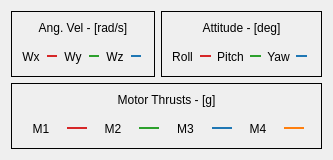
        <widget class="QWidget" name="Tab_Misc">
         <attribute name="title">
          <string>Misc Data</string>
         </attribute>
         <layout class="QGridLayout" name="gridLayout">
          <item row="0" column="1">
           <widget class="QFrame" name="frame_2">
            <property name="frameShape">
             <enum>QFrame::Box</enum>
            </property>
            <property name="frameShadow">
             <enum>QFrame::Plain</enum>
            </property>
            <property name="lineWidth">
             <number>1</number>
            </property>
            <layout class="QHBoxLayout" name="horizontalLayout_10">
             <item>
              <layout class="QVBoxLayout" name="verticalLayout_9" stretch="1,10,1">
               <item>
                <widget class="QLabel" name="label_26">
                 <property name="text">
                  <string>Attitude - [deg]</string>
                 </property>
                 <property name="alignment">
                  <set>Qt::AlignCenter</set>
                 </property>
                </widget>
               </item>
               <item>
                <widget class="Eul_Widget" name="Eul_Graph" native="true">
                 <property name="styleSheet">
                  <string notr="true">background-color: rgb(136, 138, 133);</string>
                 </property>
                </widget>
               </item>
               <item>
                <layout class="QHBoxLayout" name="horizontalLayout_11" stretch="10,5,10,5,10,5,2">
                 <item>
                  <widget class="QLabel" name="label_27">
                   <property name="text">
                    <string>Roll</string>
                   </property>
                   <property name="alignment">
                    <set>Qt::AlignCenter</set>
                   </property>
                  </widget>
                 </item>
                 <item>
                  <widget class="Line" name="line_20">
                   <property name="styleSheet">
                    <string notr="true">color: rgb(214, 39, 40);</string>
                   </property>
                   <property name="frameShadow">
                    <enum>QFrame::Plain</enum>
                   </property>
                   <property name="lineWidth">
                    <number>2</number>
                   </property>
                   <property name="orientation">
                    <enum>Qt::Horizontal</enum>
                   </property>
                  </widget>
                 </item>
                 <item>
                  <widget class="QLabel" name="label_28">
                   <property name="text">
                    <string>Pitch</string>
                   </property>
                   <property name="alignment">
                    <set>Qt::AlignCenter</set>
                   </property>
                  </widget>
                 </item>
                 <item>
                  <widget class="Line" name="line_21">
                   <property name="styleSheet">
                    <string notr="true">color: rgb(44, 160, 44);</string>
                   </property>
                   <property name="frameShadow">
                    <enum>QFrame::Plain</enum>
                   </property>
                   <property name="lineWidth">
                    <number>2</number>
                   </property>
                   <property name="orientation">
                    <enum>Qt::Horizontal</enum>
                   </property>
                  </widget>
                 </item>
                 <item>
                  <widget class="QLabel" name="label_29">
                   <property name="text">
                    <string>Yaw</string>
                   </property>
                   <property name="alignment">
                    <set>Qt::AlignCenter</set>
                   </property>
                  </widget>
                 </item>
                 <item>
                  <widget class="Line" name="line_22">
                   <property name="styleSheet">
                    <string notr="true">color: rgb(31, 119, 180);</string>
                   </property>
                   <property name="frameShadow">
                    <enum>QFrame::Plain</enum>
                   </property>
                   <property name="lineWidth">
                    <number>2</number>
                   </property>
                   <property name="orientation">
                    <enum>Qt::Horizontal</enum>
                   </property>
                  </widget>
                 </item>
                 <item>
                  <spacer name="horizontalSpacer_9">
                   <property name="orientation">
                    <enum>Qt::Horizontal</enum>
                   </property>
                   <property name="sizeHint" stdset="0">
                    <size>
                     <width>40</width>
                     <height>20</height>
                    </size>
                   </property>
                  </spacer>
                 </item>
                </layout>
               </item>
              </layout>
             </item>
            </layout>
           </widget>
          </item>
          <item row="0" column="0">
           <widget class="QFrame" name="frame_4">
            <property name="frameShape">
             <enum>QFrame::Box</enum>
            </property>
            <property name="frameShadow">
             <enum>QFrame::Plain</enum>
            </property>
            <property name="lineWidth">
             <number>1</number>
            </property>
            <layout class="QHBoxLayout" name="horizontalLayout_16">
             <item>
              <layout class="QVBoxLayout" name="verticalLayout_11" stretch="1,10,1">
               <item>
                <widget class="QLabel" name="label_40">
                 <property name="text">
                  <string>Ang. Vel - [rad/s]</string>
                 </property>
                 <property name="alignment">
                  <set>Qt::AlignCenter</set>
                 </property>
                </widget>
               </item>
               <item>
                <widget class="Omega_Widget" name="Omega_Graph" native="true">
                 <property name="styleSheet">
                  <string notr="true">background-color: rgb(136, 138, 133);</string>
                 </property>
                </widget>
               </item>
               <item>
                <layout class="QHBoxLayout" name="horizontalLayout_17" stretch="10,5,10,5,10,5,2">
                 <item>
                  <widget class="QLabel" name="label_41">
                   <property name="text">
                    <string>Wx</string>
                   </property>
                   <property name="alignment">
                    <set>Qt::AlignCenter</set>
                   </property>
                  </widget>
                 </item>
                 <item>
                  <widget class="Line" name="line_32">
                   <property name="styleSheet">
                    <string notr="true">color: rgb(214, 39, 40);</string>
                   </property>
                   <property name="frameShadow">
                    <enum>QFrame::Plain</enum>
                   </property>
                   <property name="lineWidth">
                    <number>2</number>
                   </property>
                   <property name="orientation">
                    <enum>Qt::Horizontal</enum>
                   </property>
                  </widget>
                 </item>
                 <item>
                  <widget class="QLabel" name="label_42">
                   <property name="text">
                    <string>Wy</string>
                   </property>
                   <property name="alignment">
                    <set>Qt::AlignCenter</set>
                   </property>
                  </widget>
                 </item>
                 <item>
                  <widget class="Line" name="line_33">
                   <property name="styleSheet">
                    <string notr="true">color: rgb(44, 160, 44);</string>
                   </property>
                   <property name="frameShadow">
                    <enum>QFrame::Plain</enum>
                   </property>
                   <property name="lineWidth">
                    <number>2</number>
                   </property>
                   <property name="orientation">
                    <enum>Qt::Horizontal</enum>
                   </property>
                  </widget>
                 </item>
                 <item>
                  <widget class="QLabel" name="label_43">
                   <property name="text">
                    <string>Wz</string>
                   </property>
                   <property name="alignment">
                    <set>Qt::AlignCenter</set>
                   </property>
                  </widget>
                 </item>
                 <item>
                  <widget class="Line" name="line_34">
                   <property name="styleSheet">
                    <string notr="true">color: rgb(31, 119, 180);</string>
                   </property>
                   <property name="frameShadow">
                    <enum>QFrame::Plain</enum>
                   </property>
                   <property name="lineWidth">
                    <number>2</number>
                   </property>
                   <property name="orientation">
                    <enum>Qt::Horizontal</enum>
                   </property>
                  </widget>
                 </item>
                 <item>
                  <spacer name="horizontalSpacer_13">
                   <property name="orientation">
                    <enum>Qt::Horizontal</enum>
                   </property>
                   <property name="sizeHint" stdset="0">
                    <size>
                     <width>40</width>
                     <height>20</height>
                    </size>
                   </property>
                  </spacer>
                 </item>
                </layout>
               </item>
              </layout>
             </item>
            </layout>
           </widget>
          </item>
          <item row="1" column="0" colspan="2">
           <widget class="QFrame" name="frame_17">
            <property name="frameShape">
             <enum>QFrame::Box</enum>
            </property>
            <property name="frameShadow">
             <enum>QFrame::Plain</enum>
            </property>
            <property name="lineWidth">
             <number>1</number>
            </property>
            <layout class="QHBoxLayout" name="horizontalLayout_7">
             <item>
              <layout class="QVBoxLayout" name="verticalLayout_24" stretch="1,10,1">
               <item>
                <widget class="QLabel" name="label_59">
                 <property name="text">
                  <string>Motor Thrusts - [g]</string>
                 </property>
                 <property name="alignment">
                  <set>Qt::AlignCenter</set>
                 </property>
                </widget>
               </item>
               <item>
                <widget class="MotorThrust_Widget" name="Thrust_Graph" native="true">
                 <property name="styleSheet">
                  <string notr="true">background-color: rgb(136, 138, 133);</string>
                 </property>
                </widget>
               </item>
               <item>
                <layout class="QHBoxLayout" name="horizontalLayout_44" stretch="10,5,10,5,10,5,10,5,2">
                 <item>
                  <widget class="QLabel" name="label_60">
                   <property name="text">
                    <string>M1</string>
                   </property>
                   <property name="alignment">
                    <set>Qt::AlignCenter</set>
                   </property>
                  </widget>
                 </item>
                 <item>
                  <widget class="Line" name="line_42">
                   <property name="styleSheet">
                    <string notr="true">color: rgb(214, 39, 40);</string>
                   </property>
                   <property name="frameShadow">
                    <enum>QFrame::Plain</enum>
                   </property>
                   <property name="lineWidth">
                    <number>2</number>
                   </property>
                   <property name="orientation">
                    <enum>Qt::Horizontal</enum>
                   </property>
                  </widget>
                 </item>
                 <item>
                  <widget class="QLabel" name="label_64">
                   <property name="text">
                    <string>M2</string>
                   </property>
                   <property name="alignment">
                    <set>Qt::AlignCenter</set>
                   </property>
                  </widget>
                 </item>
                 <item>
                  <widget class="Line" name="line_43">
                   <property name="styleSheet">
                    <string notr="true">color: rgb(44, 160, 44);</string>
                   </property>
                   <property name="frameShadow">
                    <enum>QFrame::Plain</enum>
                   </property>
                   <property name="lineWidth">
                    <number>2</number>
                   </property>
                   <property name="orientation">
                    <enum>Qt::Horizontal</enum>
                   </property>
                  </widget>
                 </item>
                 <item>
                  <widget class="QLabel" name="label_65">
                   <property name="text">
                    <string>M3</string>
                   </property>
                   <property name="alignment">
                    <set>Qt::AlignCenter</set>
                   </property>
                  </widget>
                 </item>
                 <item>
                  <widget class="Line" name="line_44">
                   <property name="styleSheet">
                    <string notr="true">color: rgb(31, 119, 180);</string>
                   </property>
                   <property name="frameShadow">
                    <enum>QFrame::Plain</enum>
                   </property>
                   <property name="lineWidth">
                    <number>2</number>
                   </property>
                   <property name="orientation">
                    <enum>Qt::Horizontal</enum>
                   </property>
                  </widget>
                 </item>
                 <item>
                  <widget class="QLabel" name="label_67">
                   <property name="text">
                    <string>M4</string>
                   </property>
                   <property name="alignment">
                    <set>Qt::AlignCenter</set>
                   </property>
                  </widget>
                 </item>
                 <item>
                  <widget class="Line" name="line_47">
                   <property name="styleSheet">
                    <string notr="true">color: rgb(255, 127, 14);</string>
                   </property>
                   <property name="frameShadow">
                    <enum>QFrame::Plain</enum>
                   </property>
                   <property name="lineWidth">
                    <number>2</number>
                   </property>
                   <property name="orientation">
                    <enum>Qt::Horizontal</enum>
                   </property>
                  </widget>
                 </item>
                 <item>
                  <spacer name="horizontalSpacer_21">
                   <property name="orientation">
                    <enum>Qt::Horizontal</enum>
                   </property>
                   <property name="sizeHint" stdset="0">
                    <size>
                     <width>40</width>
                     <height>20</height>
                    </size>
                   </property>
                  </spacer>
                 </item>
                </layout>
               </item>
              </layout>
             </item>
            </layout>
           </widget>
          </item>
         </layout>
        </widget>
